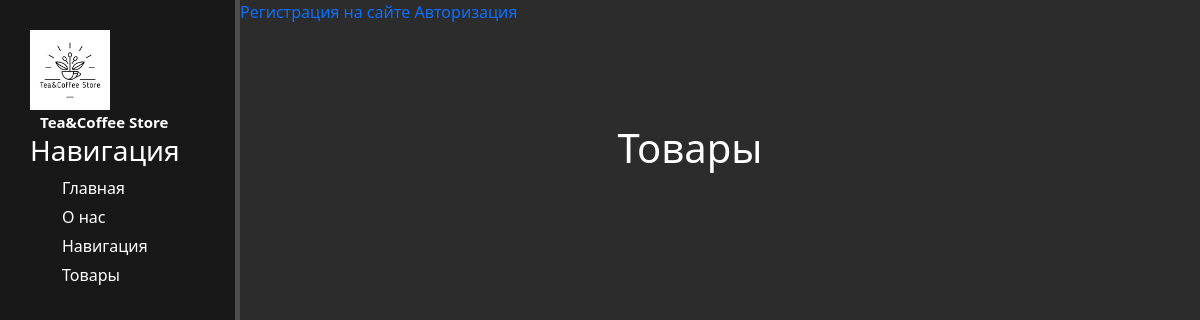
/products/, run on an earlier commit of the app's database.
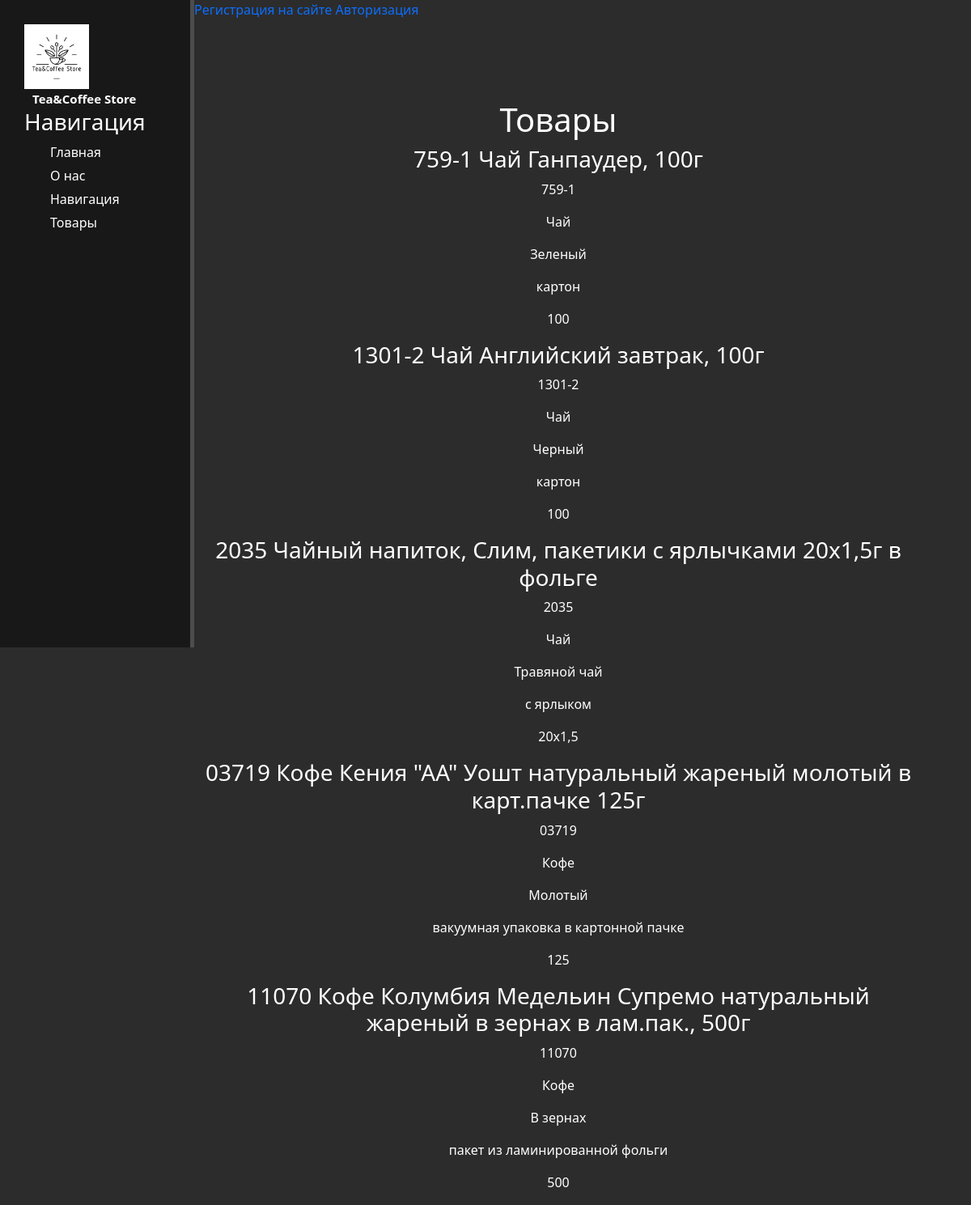
And on a later commit of the database.
### products/models.py (models this page shows, shortened)
class Products(models.Model):
    product_name = models.CharField('Наименование', max_length=250)
    product_vendor_code = models.CharField('Артикул', max_length=20)
    product_category = models.CharField('Категория', max_length=40)
    product_sub_category = models.CharField('Подкатегория', max_length=40)
    product_package = models.CharField('Упаковка', max_length=100)
    product_net_weight = models.CharField('Вес нетто, г.', max_length=20)
    product_full_category = models.CharField('Развёрнутая категория', max_length=40)
    product_description = models.TextField('Описание')
    class Meta:
        verbose_name = 'Товар'
        verbose_name_plural = 'Товары'

### products/views.py (the view)
# urls.py: path('', views.products_home, name='products_home')
def products_home(request):
    products = Products.objects.all()
    return render(request, 'products/products_home.html', {'products': products})

### products/templates/products/products_home.html (shortened to what this page needs)
{% extends 'main/base.html' %}
{% block content %}
    <div class="features">
        <h1>Товары</h1>
        {% for prod in products %}
            <div class="products_container">
                <h3>{{ prod.product_name }}</h3>
                <p>{{ prod.product_vendor_code }}</p>
                <p>{{ prod.product_category }}</p>
                <p>{{ prod.product_sub_category }}</p>
                <p>{{ prod.product_package }}</p>
                <p>{{ prod.product_net_weight }}</p>
            </div>
        {% endfor %}
    </div>
{% endblock %}

### main/templates/main/base.html (shortened to what this page needs)
{% load static %}
<!DOCTYPE html>
<html lang="ru">
<head>
    <link rel="stylesheet" href="{% static 'main/css/reset.css' %}">
    <link rel="stylesheet" href="https://cdn.jsdelivr.net/npm/bootstrap@5.3.2/dist/css/bootstrap.min.css">
    <link rel="stylesheet" href="{% static 'main/css/main.css' %}">
</head>
{% if user.is_authenticated %}
    <button onclick="location.href='{% url 'user_logout' %}?next=/profile'">Выйти</button>
    <a href={% url 'user_profile' %}>{{ user.username }}</a>
{% else %}
    <a href={% url 'user_registration' %}>Регистрация на сайте</a>
    <a href={% url 'user_login' %}>Авторизация</a>
{% endif %}
<body>
    <aside>
        <img src="{% static 'main/img/TCS_Logo.jpg' %}" alt="Лого">
        <span class="logo">Tea&Coffee Store</span>
        <h3>Навигация</h3>
        <ul>
            <a href="{% url 'home' %}"><li>Главная</li></a>
            <a href="{% url 'about' %}"><li>О нас</li></a>
            <a href=""><li>Навигация</li></a>
            <a href="{% url 'products_home' %}"><li>Товары</li></a>
        </ul>
    </aside>
    <main>
        {% block content %}
        {% endblock %}
    </main>
</body>
</html>

### main/static/main/css/main.css (style rules this page uses)
a { text-decoration: none; }
body { background: #2c2c2c; }
aside { float: left; background: #181818; width: 20%; padding: 2.5%; height: 100vh; color: #fff; border-right: 5px solid #4d4d4d; }
aside img { width: 80px; }
aside .logo { font-size: 15px; margin-left: 10px; font-weight: bold; position: relative; }
aside ul { list-style: none }
aside ul li { color: #fff; display: block; margin-top: 5px; transition: transform .6s; }
main .features { float: left; color: #fff; margin-top: 100px; text-align: center; width: 75%; }

What changed in the data, as far as the page shows it:
added Products: product_name "759-1 Чай Ганпаудер, 100г", product_vendor_code "759-1", product_category "Чай", product_sub_category "Зеленый", product_package "картон", product_net_weight "100"
added Products: product_name "1301-2 Чай Английский завтрак, 100г", product_vendor_code "1301-2", product_category "Чай", product_sub_category "Черный", product_package "картон", product_net_weight "100"
added Products: product_name "2035 Чайный напиток, Слим, пакетики с ярлычками 20х1,5г в фольге", product_vendor_code "2035", product_category "Чай", product_sub_category "Травяной чай", product_package "с ярлыком", product_net_weight "20х1,5"
added Products: product_name "03719 Кофе Кения \"АА\" Уошт натуральный жареный молотый в карт.пачке 125г", product_vendor_code "03719", product_category "Кофе", product_sub_category "Молотый", product_package "вакуумная упаковка в картонной пачке", product_net_weight "125"
added Products: product_name "11070 Кофе Колумбия Медельин Супремо натуральный жареный в зернах в лам.пак., 500г", product_vendor_code "11070", product_category "Кофе", product_sub_category "В зернах", product_package "пакет из ламинированной фольги", product_net_weight "500"
